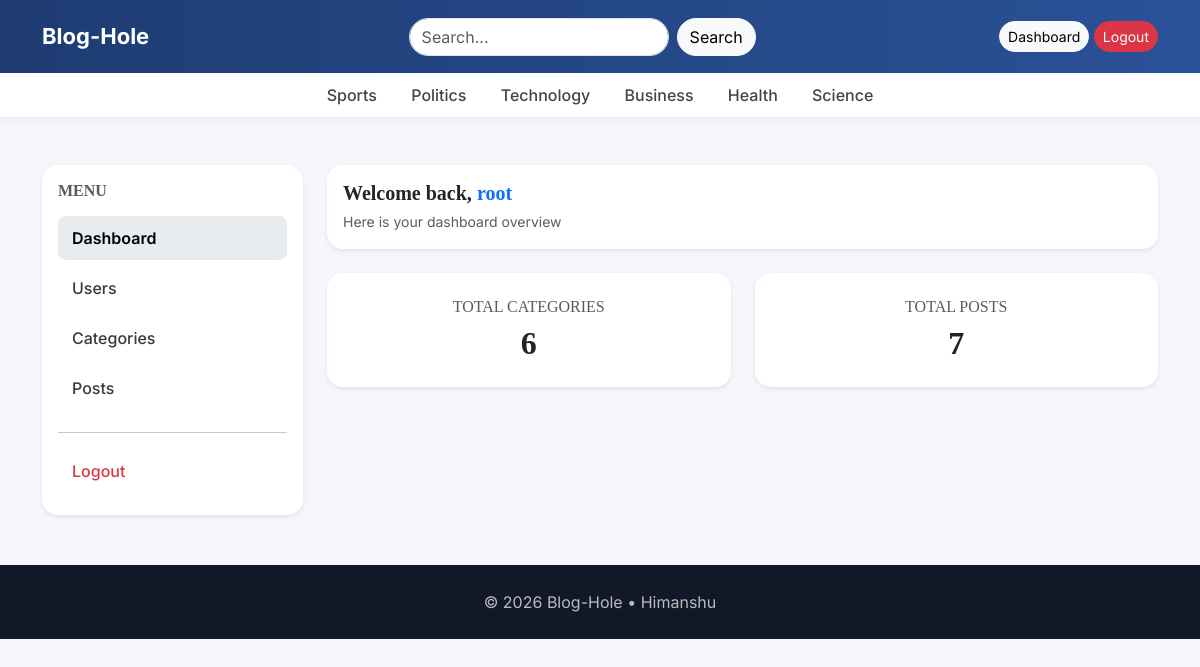
The page /dashboard/ (signed in) on the database its author committed.
### blogs/models.py (models this page shows, shortened)
class Category(models.Model):
    category_name = models.CharField(max_length=100, unique=True)
    created_at = models.DateTimeField(auto_now_add=True)
    updated_at = models.DateTimeField(auto_now=True)
    class Meta:
        verbose_name_plural = "Categories"

### dashboards/views.py (the view)
# urls.py: path('dashboard/', include('dashboards.urls')),
@login_required(login_url='login')
def dashboard(request):
    category_count = Category.objects.all().count()
    blogs_count = Blog.objects.all().count()
    context = {
        'category_count': category_count,
        'blogs_count': blogs_count,
    }
    return render(request, 'dashboard/dashboard.html', context)

### blogs/context_processors.py (called while the page is built)
def get_categories(request):
    categories = Category.objects.all()
    return dict(categories=categories)

def get_social_links(request):
    social_links = SocialLink.objects.all()
    return dict(social_links=social_links)

### templates/dashboard/dashboard.html
{% extends 'base.html' %}
{% block content %}
<div class="row g-4">
    {% include 'dashboard/sidebar.html' %}
    <div class="col-md-9">
        <div class="card border-0 shadow-sm rounded-4 mb-4 bg-white">
            <div class="card-body">
                <h5 class="fw-semibold mb-1">
                    Welcome back, <span class="text-primary">{{ user }}</span>
                </h5>
                <small class="text-muted">Here is your dashboard overview</small>
            </div>
        </div>
        <div class="row g-4">
            <div class="col-md-6">
                <div class="card border-0 shadow-sm rounded-4 h-100 bg-white hover-card">
                    <div class="card-body text-center p-4">
                        <h6 class="text-uppercase text-muted mb-2">
                            Total Categories
                        </h6>
                        <h2 class="fw-bold text-dark mb-0">
                            {{ category_count }}
                        </h2>
                    </div>
                </div>
            </div>
            <div class="col-md-6">
                <div class="card border-0 shadow-sm rounded-4 h-100 bg-white hover-card">
                    <div class="card-body text-center p-4">
                        <h6 class="text-uppercase text-muted mb-2">
                            Total Posts
                        </h6>
                        <h2 class="fw-bold text-dark mb-0">
                            {{ blogs_count }}
                        </h2>
                    </div>
                </div>
            </div>
        </div>
    </div>
</div>
{% endblock %}

### templates/base.html (shortened to what this page needs)
{% load static %}
<!DOCTYPE html>
<html lang="en">
<head>
    <link href="https://cdn.jsdelivr.net/npm/bootstrap@5.3.2/dist/css/bootstrap.min.css" rel="stylesheet">
    <link href="{% static 'css/blog.css' %}" rel="stylesheet">
</head>
<body>
<nav class="navbar navbar-expand-lg custom-navbar">
  <div class="container">
    <a class="navbar-brand" href="/">Blog-Hole</a>
    <form class="d-flex mx-auto" action="{% url 'search' %}" method="GET">
        <input class="form-control me-2 rounded-pill"
               type="text"
               name="keyword"
               value="{{ keyword }}"
               placeholder="Search...">
        <button class="btn btn-light rounded-pill" type="submit">Search</button>
    </form>
    <div>
        {% if not user.is_authenticated %}
            <a href="{% url 'login' %}" class="btn btn-light btn-sm rounded-pill">Login</a>
            <a href="{% url 'register' %}" class="btn btn-gradient btn-sm">Register</a>
        {% else %}
            <a href="{% url 'dashboard' %}" class="btn btn-light btn-sm rounded-pill">Dashboard</a>
            <a href="{% url 'logout' %}" class="btn btn-danger btn-sm rounded-pill">Logout</a>
        {% endif %}
    </div>
  </div>
</nav>
<div class="category-bar text-center">
    {% for cat in categories %}
        <a href="{% url 'posts_by_category' cat.id %}">
            {{ cat.category_name }}
        </a>
    {% endfor %}
</div>
<div class="container mt-5">
{% block content %}
{% endblock %}
</div>
<footer>
    © 2026 Blog-Hole • Himanshu
</footer>
</body>
</html>

### blog_main/static/css/blog.css (style rules this page uses)
h1, h2, h3, h4, h5, h6 { font-family: "Playfair Display", Georgia, "Times New Roman", serif; }

### templates/base.html (style rules this page uses)
body { font-family: 'Inter', sans-serif; background: #f4f6fb; }
.custom-navbar { background: linear-gradient(90deg, #1e3c72, #2a5298); padding: 15px 0; }
.navbar-brand { font-weight: 700; color: white !important; font-size: 22px; }
.category-bar { background: white; box-shadow: 0 2px 10px rgba(0,0,0,0.05); padding: 10px 0; }
.category-bar a { color: #444; margin: 0 15px; font-weight: 500; text-decoration: none; }
footer { margin-top: 50px; background: #111827; color: #bbb; padding: 25px 0; text-align: center; }

### rows shown on the page
Category: category_name "Sports"
Category: category_name "Politics"
Category: category_name "Technology"
Category: category_name "Business"
Category: category_name "Health"
Category: category_name "Science"

### other values the page prints
{{ user }} "root"
{{ category_count }} "6"
{{ blogs_count }} "7"
